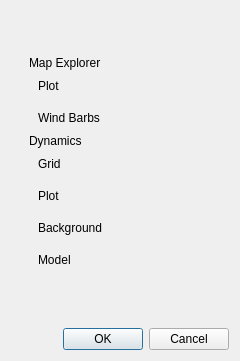
<?xml version="1.0" encoding="UTF-8"?>
<ui version="4.0">
 <class>Dialog</class>
 <widget class="QDialog" name="Dialog">
  <property name="geometry">
   <rect>
    <x>0</x>
    <y>0</y>
    <width>240</width>
    <height>361</height>
   </rect>
  </property>
  <property name="windowTitle">
   <string>Colors</string>
  </property>
  <layout class="QVBoxLayout" name="verticalLayout">
   <item>
    <widget class="QWidget" name="widget_4" native="true">
     <layout class="QHBoxLayout" name="horizontalLayout">
      <property name="spacing">
       <number>0</number>
      </property>
      <item>
       <widget class="QWidget" name="widget_3" native="true">
        <property name="sizePolicy">
         <sizepolicy hsizetype="Preferred" vsizetype="Fixed">
          <horstretch>0</horstretch>
          <verstretch>0</verstretch>
         </sizepolicy>
        </property>
        <layout class="QVBoxLayout" name="verticalLayout_2">
         <property name="spacing">
          <number>0</number>
         </property>
         <item>
          <widget class="QLabel" name="label_2">
           <property name="sizePolicy">
            <sizepolicy hsizetype="Preferred" vsizetype="Fixed">
             <horstretch>0</horstretch>
             <verstretch>0</verstretch>
            </sizepolicy>
           </property>
           <property name="text">
            <string>Map Explorer</string>
           </property>
          </widget>
         </item>
         <item>
          <widget class="QWidget" name="plot_color_widget" native="true">
           <property name="sizePolicy">
            <sizepolicy hsizetype="Preferred" vsizetype="Fixed">
             <horstretch>0</horstretch>
             <verstretch>0</verstretch>
            </sizepolicy>
           </property>
           <layout class="QHBoxLayout" name="horizontalLayout_3">
            <item>
             <widget class="QLabel" name="label_3">
              <property name="sizePolicy">
               <sizepolicy hsizetype="Preferred" vsizetype="Fixed">
                <horstretch>0</horstretch>
                <verstretch>0</verstretch>
               </sizepolicy>
              </property>
              <property name="text">
               <string>Plot </string>
              </property>
             </widget>
            </item>
            <item>
             <widget class="QWidget" name="plot_color_button" native="true"/>
            </item>
           </layout>
          </widget>
         </item>
         <item>
          <widget class="QWidget" name="windbarbs_color_widget" native="true">
           <property name="sizePolicy">
            <sizepolicy hsizetype="Preferred" vsizetype="Fixed">
             <horstretch>0</horstretch>
             <verstretch>0</verstretch>
            </sizepolicy>
           </property>
           <layout class="QHBoxLayout" name="horizontalLayout_2">
            <item>
             <widget class="QLabel" name="label">
              <property name="sizePolicy">
               <sizepolicy hsizetype="Preferred" vsizetype="Fixed">
                <horstretch>0</horstretch>
                <verstretch>0</verstretch>
               </sizepolicy>
              </property>
              <property name="text">
               <string>Wind Barbs</string>
              </property>
             </widget>
            </item>
            <item>
             <widget class="QWidget" name="windbarbs_color_button" native="true"/>
            </item>
           </layout>
          </widget>
         </item>
         <item>
          <widget class="QLabel" name="label_4">
           <property name="text">
            <string>Dynamics</string>
           </property>
          </widget>
         </item>
         <item>
          <widget class="QWidget" name="grid_color_widget" native="true">
           <layout class="QHBoxLayout" name="horizontalLayout_4">
            <item>
             <widget class="QLabel" name="label_5">
              <property name="text">
               <string>Grid</string>
              </property>
             </widget>
            </item>
            <item>
             <widget class="QWidget" name="widget" native="true"/>
            </item>
           </layout>
          </widget>
         </item>
         <item>
          <widget class="QWidget" name="dynaplot_color_widget" native="true">
           <layout class="QHBoxLayout" name="horizontalLayout_5">
            <item>
             <widget class="QLabel" name="label_6">
              <property name="text">
               <string>Plot</string>
              </property>
             </widget>
            </item>
            <item>
             <widget class="QWidget" name="widget_2" native="true"/>
            </item>
           </layout>
          </widget>
         </item>
         <item>
          <widget class="QWidget" name="background_color_widget" native="true">
           <layout class="QHBoxLayout" name="horizontalLayout_6">
            <item>
             <widget class="QLabel" name="label_7">
              <property name="text">
               <string>Background</string>
              </property>
             </widget>
            </item>
            <item>
             <widget class="QWidget" name="widget_5" native="true"/>
            </item>
           </layout>
          </widget>
         </item>
         <item>
          <widget class="QWidget" name="model_color_widget" native="true">
           <layout class="QHBoxLayout" name="horizontalLayout_7">
            <item>
             <widget class="QLabel" name="label_8">
              <property name="text">
               <string>Model</string>
              </property>
             </widget>
            </item>
            <item>
             <widget class="QWidget" name="widget_7" native="true"/>
            </item>
           </layout>
          </widget>
         </item>
        </layout>
       </widget>
      </item>
     </layout>
    </widget>
   </item>
   <item>
    <widget class="QDialogButtonBox" name="buttonBox">
     <property name="orientation">
      <enum>Qt::Horizontal</enum>
     </property>
     <property name="standardButtons">
      <set>QDialogButtonBox::Cancel|QDialogButtonBox::Ok</set>
     </property>
    </widget>
   </item>
  </layout>
 </widget>
 <resources/>
 <connections>
  <connection>
   <sender>buttonBox</sender>
   <signal>accepted()</signal>
   <receiver>Dialog</receiver>
   <slot>accept()</slot>
   <hints>
    <hint type="sourcelabel">
     <x>248</x>
     <y>254</y>
    </hint>
    <hint type="destinationlabel">
     <x>157</x>
     <y>274</y>
    </hint>
   </hints>
  </connection>
  <connection>
   <sender>buttonBox</sender>
   <signal>rejected()</signal>
   <receiver>Dialog</receiver>
   <slot>reject()</slot>
   <hints>
    <hint type="sourcelabel">
     <x>316</x>
     <y>260</y>
    </hint>
    <hint type="destinationlabel">
     <x>286</x>
     <y>274</y>
    </hint>
   </hints>
  </connection>
 </connections>
</ui>
